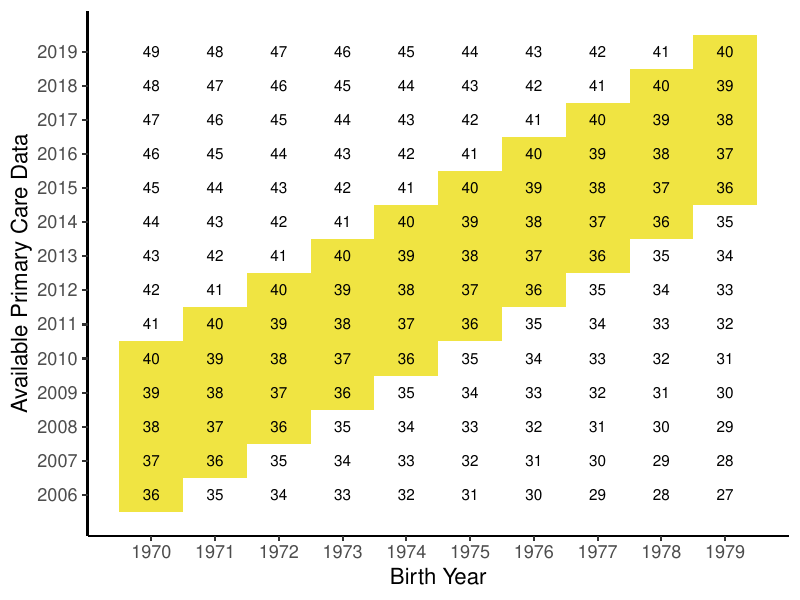

Generate this figure with R:

# Load necessary libraries 
library(tidyverse) # Create a data frame with all possible combinations of birth years and observation years 
birth_years <- seq(1970, 1979, 1) 

observation_years <- seq(2006, 2019, 1) 

data <- expand.grid(birth_year = birth_years, observation_year = observation_years) 

# Calculate the age of participants based on the birth year and observation year 
data$age <- data$observation_year - data$birth_year 
# Display the data frame 
print(data) 
# Create the plot 
ggplot(data, aes(x = birth_year, 
                             y = observation_year, 
                             fill = ifelse(age > 35 & age < 41,TRUE,FALSE))) + 
  geom_tile() + 
  geom_text(aes(label = age)) + 
  scale_x_continuous(name = "Birth Year", breaks = seq(1970, 1979, 1)) + 
  scale_y_continuous(name = "Available Primary Care Data", breaks = seq(2006, 2019, 1)) + 
  scale_fill_manual(values = c("white","#F0E442")) + 
  theme_classic(base_size = 16) + 
  theme(legend.position = "none")

ggsave("cohorts.pdf",height = 6,width = 8)


